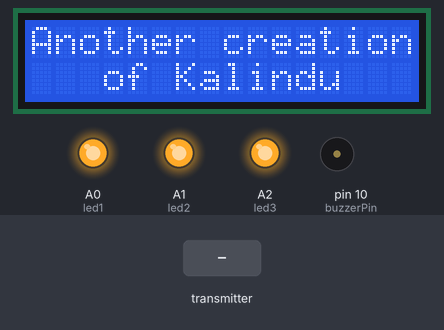
Bench run of a sketch on a simulated Arduino Uno, built with avr-gcc and run on an emulated ATmega328P. On the bench: 16×2 character LCD, output pins drawn as LEDs (lit = HIGH), buzzer (waves = sounding). The test bench sets the inputs (shaded band). No radio packets arrive unless stated; what the sketch prints to the serial monitor is not drawn.

Above: at 3.1 s.
At 7.2 s:
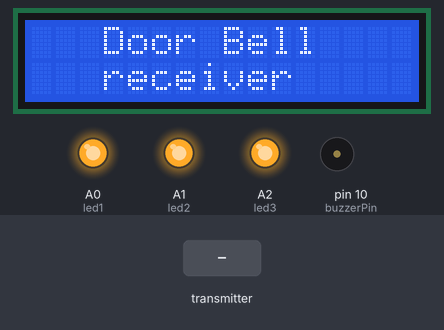
7.3 s: the transmitter starts sending buttonState = 1
At 7.99 s:
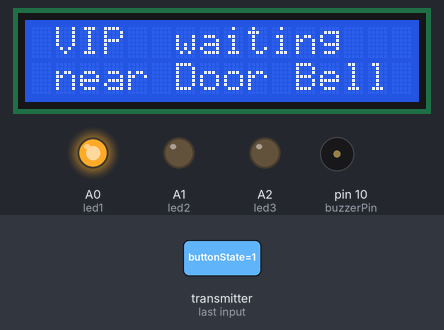
At 20.3 s:
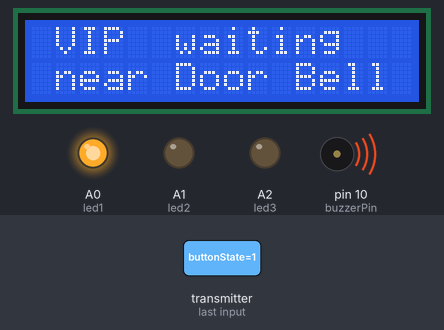
Timing chart, 0 to 43.9 s (numbered marks = the images above; inputs shaded):
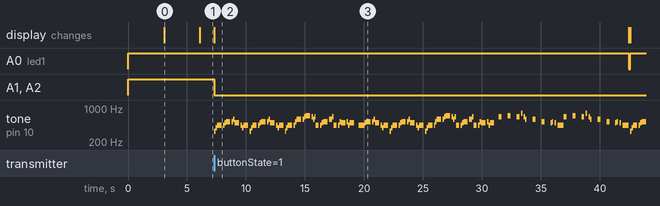

The sketch:

Receiver_arduino_uno_board_code.ino
```cpp
#include <SPI.h>
#include <nRF24L01.h>
#include <RF24.h>
#include <toneAC.h> // Library for controlling the buzzer
#include <Wire.h>
#include <LiquidCrystal.h>


#define led1 A0
#define led2 A1
#define led3 A2
const int buzzerPin = 10; // Buzzer connected to digital pin 10

const int buzzer = 10;

const int songspeed = 1.5;

#define NOTE_C4  262
#define NOTE_D4  294
#define NOTE_E4  330
#define NOTE_F4  349
#define NOTE_G4  392
#define NOTE_A4  440
#define NOTE_B4  494
#define NOTE_C5  523
#define NOTE_D5  587
#define NOTE_E5  659
#define NOTE_F5  698
#define NOTE_G5  784
#define NOTE_A5  880
#define NOTE_B5  988
//*****************************************
int notes[] = {       //Note of the song, 0 is a rest/pulse
   NOTE_E4, NOTE_G4, NOTE_A4, NOTE_A4, 0,
   NOTE_A4, NOTE_B4, NOTE_C5, NOTE_C5, 0,
   NOTE_C5, NOTE_D5, NOTE_B4, NOTE_B4, 0,
   NOTE_A4, NOTE_G4, NOTE_A4, 0,

   NOTE_E4, NOTE_G4, NOTE_A4, NOTE_A4, 0,
   NOTE_A4, NOTE_B4, NOTE_C5, NOTE_C5, 0,
   NOTE_C5, NOTE_D5, NOTE_B4, NOTE_B4, 0,
   NOTE_A4, NOTE_G4, NOTE_A4, 0,

   NOTE_E4, NOTE_G4, NOTE_A4, NOTE_A4, 0,
   NOTE_A4, NOTE_C5, NOTE_D5, NOTE_D5, 0,
   NOTE_D5, NOTE_E5, NOTE_F5, NOTE_F5, 0,
   NOTE_E5, NOTE_D5, NOTE_E5, NOTE_A4, 0,

   NOTE_A4, NOTE_B4, NOTE_C5, NOTE_C5, 0,
   NOTE_D5, NOTE_E5, NOTE_A4, 0,
   NOTE_A4, NOTE_C5, NOTE_B4, NOTE_B4, 0,
   NOTE_C5, NOTE_A4, NOTE_B4, 0,

   NOTE_A4, NOTE_A4,
   //Repeat of first part
   NOTE_A4, NOTE_B4, NOTE_C5, NOTE_C5, 0,
   NOTE_C5, NOTE_D5, NOTE_B4, NOTE_B4, 0,
   NOTE_A4, NOTE_G4, NOTE_A4, 0,

   NOTE_E4, NOTE_G4, NOTE_A4, NOTE_A4, 0,
   NOTE_A4, NOTE_B4, NOTE_C5, NOTE_C5, 0,
   NOTE_C5, NOTE_D5, NOTE_B4, NOTE_B4, 0,
   NOTE_A4, NOTE_G4, NOTE_A4, 0,

   NOTE_E4, NOTE_G4, NOTE_A4, NOTE_A4, 0,
   NOTE_A4, NOTE_C5, NOTE_D5, NOTE_D5, 0,
   NOTE_D5, NOTE_E5, NOTE_F5, NOTE_F5, 0,
   NOTE_E5, NOTE_D5, NOTE_E5, NOTE_A4, 0,

   NOTE_A4, NOTE_B4, NOTE_C5, NOTE_C5, 0,
   NOTE_D5, NOTE_E5, NOTE_A4, 0,
   NOTE_A4, NOTE_C5, NOTE_B4, NOTE_B4, 0,
   NOTE_C5, NOTE_A4, NOTE_B4, 0,
   //End of Repeat

   NOTE_E5, 0, 0, NOTE_F5, 0, 0,
   NOTE_E5, NOTE_E5, 0, NOTE_G5, 0, NOTE_E5, NOTE_D5, 0, 0,
   NOTE_D5, 0, 0, NOTE_C5, 0, 0,
   NOTE_B4, NOTE_C5, 0, NOTE_B4, 0, NOTE_A4,

   NOTE_E5, 0, 0, NOTE_F5, 0, 0,
   NOTE_E5, NOTE_E5, 0, NOTE_G5, 0, NOTE_E5, NOTE_D5, 0, 0,
   NOTE_D5, 0, 0, NOTE_C5, 0, 0,
   NOTE_B4, NOTE_C5, 0, NOTE_B4, 0, NOTE_A4
};
//*****************************************
int duration[] = {         //duration of each note (in ms) Quarter Note is set to 250 ms
  125, 125, 250, 125, 125,
  125, 125, 250, 125, 125,
  125, 125, 250, 125, 125,
  125, 125, 375, 125,

  125, 125, 250, 125, 125,
  125, 125, 250, 125, 125,
  125, 125, 250, 125, 125,
  125, 125, 375, 125,

  125, 125, 250, 125, 125,
  125, 125, 250, 125, 125,
  125, 125, 250, 125, 125,
  125, 125, 125, 250, 125,

  125, 125, 250, 125, 125,
  250, 125, 250, 125,
  125, 125, 250, 125, 125,
  125, 125, 375, 375,

  250, 125,
  //Rpeat of First Part
  125, 125, 250, 125, 125,
  125, 125, 250, 125, 125,
  125, 125, 375, 125,

  125, 125, 250, 125, 125,
  125, 125, 250, 125, 125,
  125, 125, 250, 125, 125,
  125, 125, 375, 125,

  125, 125, 250, 125, 125,
  125, 125, 250, 125, 125,
  125, 125, 250, 125, 125,
  125, 125, 125, 250, 125,

  125, 125, 250, 125, 125,
  250, 125, 250, 125,
  125, 125, 250, 125, 125,
  125, 125, 375, 375,
  //End of Repeat

  250, 125, 375, 250, 125, 375,
  125, 125, 125, 125, 125, 125, 125, 125, 375,
  250, 125, 375, 250, 125, 375,
  125, 125, 125, 125, 125, 500,

  250, 125, 375, 250, 125, 375,
  125, 125, 125, 125, 125, 125, 125, 125, 375,
  250, 125, 375, 250, 125, 375,
  125, 125, 125, 125, 125, 500
};

int buttonState = 0;

RF24 radio(9, 8); // CE, CSN
const byte address[6] = "00002";
LiquidCrystal lcd(3, 2, 4, 5, 6, 7); // RS, Enable, D4, D5, D6, D7

void setup() {
  Serial.begin(9600);
  pinMode(led1, OUTPUT);
  pinMode(led2, OUTPUT);
  pinMode(led3, OUTPUT);
  digitalWrite(led1, HIGH);
  digitalWrite(led2, HIGH);
  digitalWrite(led3, HIGH);
  radio.begin();
  radio.openReadingPipe(0, address);
  radio.setPALevel(RF24_PA_MIN);
  lcd.begin(16, 2); // Initialize the LCD
  lcd.print("      Smart     ");
  lcd.setCursor(0, 1);
  lcd.print("    Door Bell   ");
  delay(3000);
  lcd.clear();
  lcd.print("Another creation");
  lcd.setCursor(0, 1);
  lcd.print("   of Kalindu   ");
  delay(3000);
  lcd.clear();

}
void loop() {

   for (int i = 1; i <= 20; i++) {
  lcd.clear();
  lcd.print("   Door Bell   ");
  lcd.setCursor(0, 1);
  lcd.print("   receiver     ");
  delay(100);

  input();
 }


}


void doorbell() {


  int melody[] = {262, 330, 392, 523, 392, 330, 262, 196, 262};

  // Note durations: 4 = quarter note, 8 = eighth note
  int noteDurations[] = {4, 4, 4, 4, 4, 4, 4, 4, 4};

  // Loop through the melody and play each note
  for (int i = 0; i < sizeof(melody) / sizeof(melody[0]); i++) {
    int noteDuration = 1000 / noteDurations[i];
    tone(buzzerPin, melody[i], noteDuration);

    // Add a small delay between each note
    int pauseBetweenNotes = noteDuration * 1.30;
    delay(pauseBetweenNotes);

    // Stop the tone to create a distinct separation between notes
    noTone(buzzerPin);
  }

}

void input(){

  radio.startListening();
  while (!radio.available());
  radio.read(&buttonState, sizeof(buttonState));
  Serial.println(buttonState);

  digitalWrite(led1, LOW);
  digitalWrite(led2, LOW);
  digitalWrite(led3, LOW);

  if (buttonState == 1) {
    digitalWrite(led1, HIGH);
    lcd.clear();
    lcd.print(" VIP  waiting ");
    lcd.setCursor(0, 1);
    lcd.print(" near Door Bell");
    VIPbell();
    lcd.clear();
    digitalWrite(led1, LOW);
  }

  if (buttonState == 5) {
    digitalWrite(led2, HIGH);
    lcd.clear();
    lcd.print(" Guest waiting ");
    lcd.setCursor(0, 1);
    lcd.print(" near Door Bell");
    doorbell();
    doorbell();
    doorbell();
    delay(3000);
    lcd.clear();    digitalWrite(led2, LOW);
  }

  if (buttonState == 3) {
    digitalWrite(led3, HIGH);
    lcd.clear();
    lcd.print("relative waiting");
    lcd.setCursor(0, 1);
    lcd.print(" near Door Bell");
    doorbell();
    delay(3000);
    lcd.clear();    digitalWrite(led3, LOW);
  }

}

void VIPbell(){
  for (int i=0;i<203;i++){              //203 is the total number of music notes in the song
  int wait = duration[i] * songspeed;
  tone(buzzer,notes[i],wait);          //tone(pin,frequency,duration)
  delay(wait);}
}
```

Measured:
- after the input at 7.3 s, A0 (led1): HIGH → LOW after 35.1 s, → HIGH 0.11 s later; A1 (led2): HIGH → LOW at once
- what the display in image 0 shows lasts 3.0 s, from 3.1 s to 6.1 s
